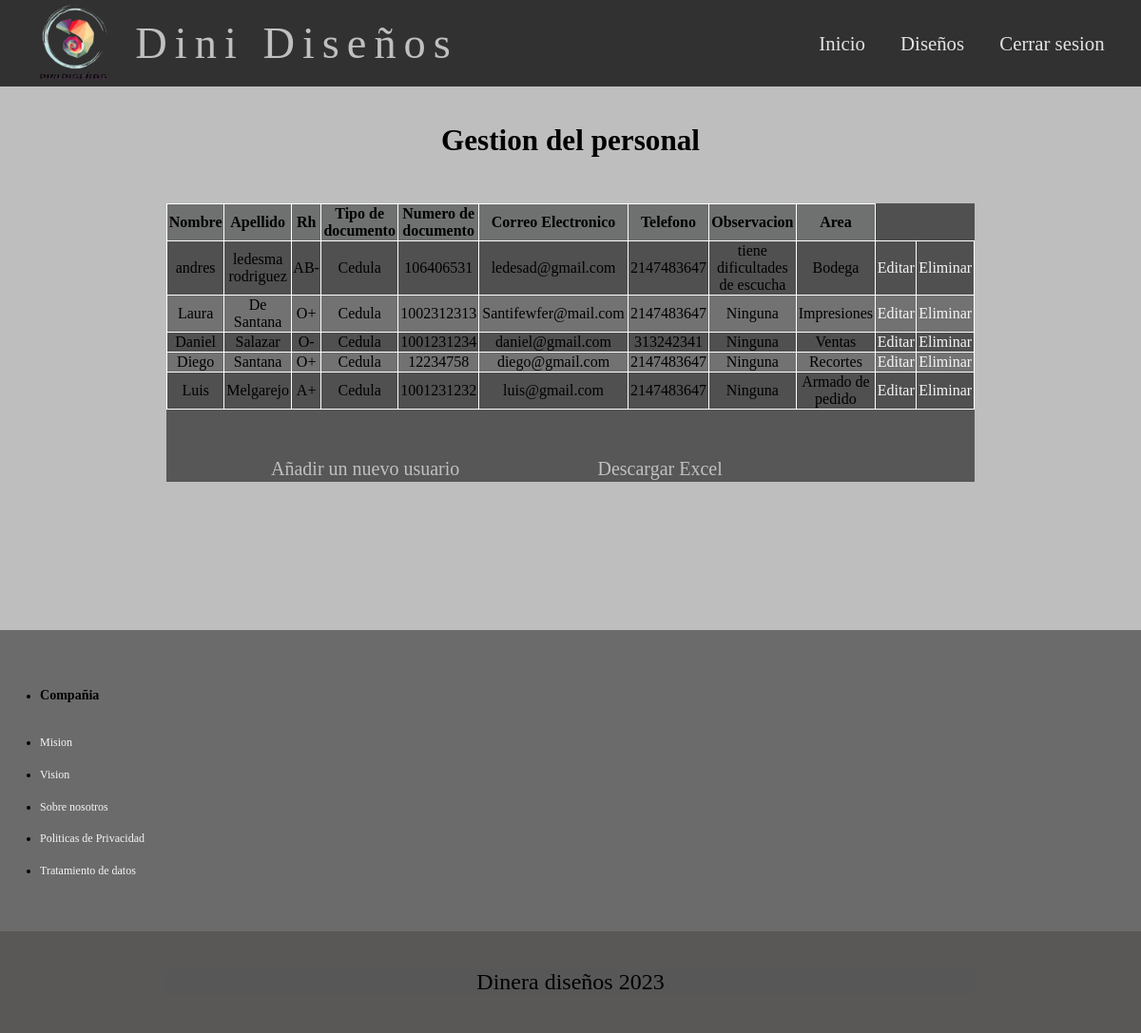
/Dinidiseños/administrador/cruds/crud_gestion_personal/index_gestionP.php, run on an earlier commit of the app's database.
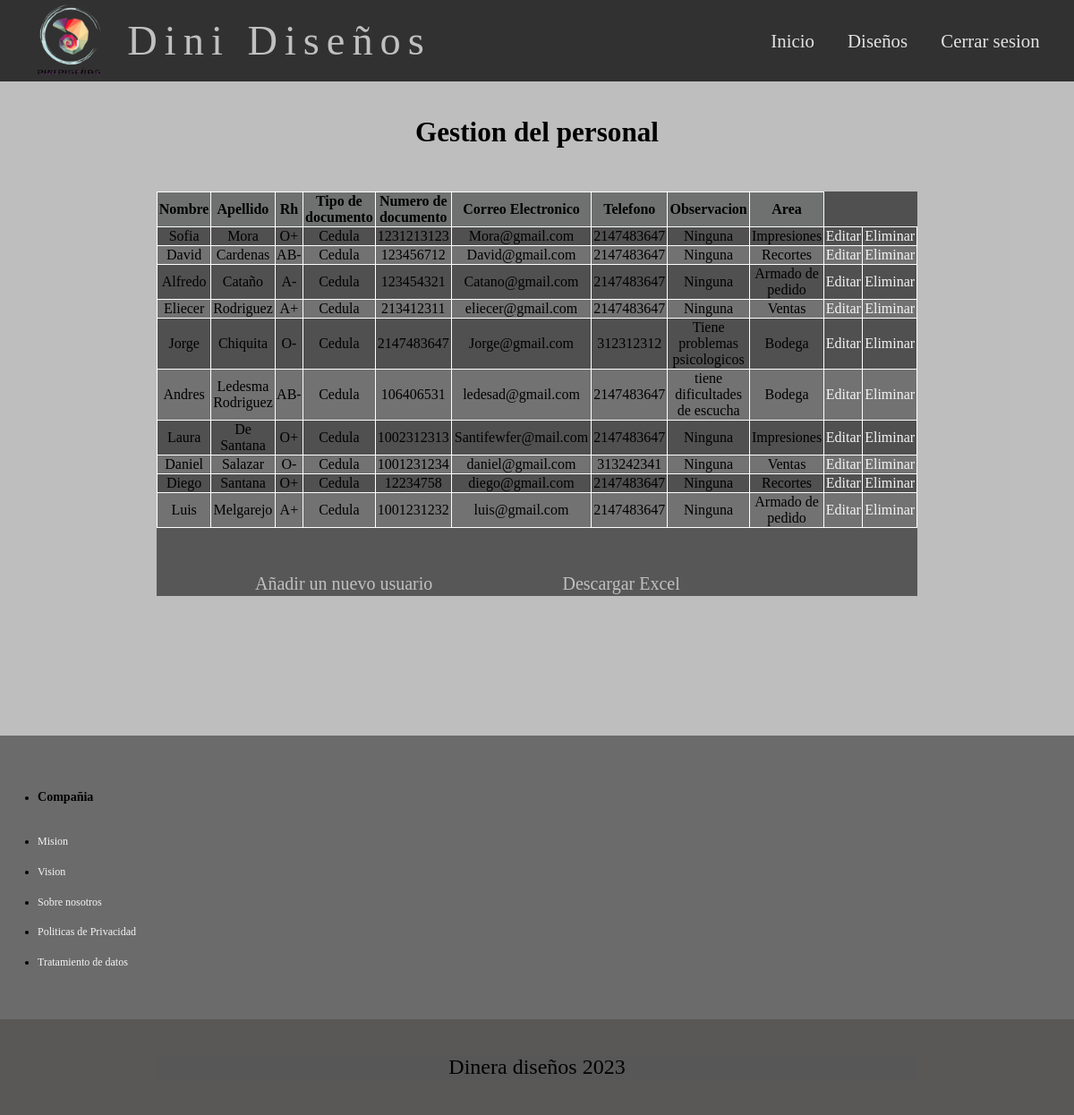
And on a later commit of the database.
### tables this page shows
CREATE TABLE `users` (
  `id` int(11) NOT NULL,
  `nombre` varchar(100) NOT NULL,
  `apellido` varchar(50) NOT NULL,
  `rh` varchar(500) NOT NULL,
  `tipodocumento` varchar(30) NOT NULL,
  `numerodocumento` int(13) NOT NULL,
  `correo` varchar(50) NOT NULL,
  `telefono` int(13) NOT NULL,
  `observacion` varchar(500) NOT NULL,
  `area` varchar(500) NOT NULL
);

### Dinidiseños/administrador/cruds/crud_gestion_personal/index_gestionP.php (the view, shortened to what this page needs)
<?php
require_once("../../dbConnection.php");
$result = mysqli_query($mysqli, "SELECT * FROM users ORDER BY id DESC");
?>
<html>
<head>
	<link rel="stylesheet" type="text/css" href="../../../css/gestion_personal.css">
</head>
<body>
<header class="header">
<div class="nav-container" class=container>
    <img src="../../../imagenes/Logo-651.png" class="logo">
<a href="#" class="titulo">Dini Diseños</a>
    <nav class="navigation">
        <ul>
            <li><a href="../../../inicio.html">Inicio</a> </li>
            <li><a href="#">Diseños</a> </li>
            <li><a href="../php/cerrar_sesion.php">Cerrar sesion</a></li>
        </ul>
    </nav>
</div>
</header>
<br>
<br>
<br>
<br>
<main>
	<h2>Gestion del personal</h2>
	<br>
	<div class="container">
	<table class="tabla">
		<tr>
			<thead>
			<td><strong>Nombre</strong></td>
			<td><strong>Apellido</strong></td>
      <td><strong>Rh</strong></td>
			<td><strong>Tipo de documento</strong></td>
			<td><strong>Numero de documento</strong></td>
			<td><strong>Correo Electronico</strong></td>
			<td><strong>Telefono</strong></td>
      <td><strong>Observacion</strong></td>
      <td><strong>Area</strong></td>
</thead>
		</tr>
</div>
		<?php
		while ($res = mysqli_fetch_assoc($result)) {
			echo "<tr>";
			echo "<td>".$res['nombre']."</td>";
			echo "<td>".$res['apellido']."</td>";
      echo "<td>".$res['rh']."</td>";
			echo "<td>".$res['tipodocumento']."</td>";
			echo "<td>".$res['numerodocumento']."</td>";
			echo "<td>".$res['correo']."</td>";
			echo "<td>".$res['telefono']."</td>";
      echo "<td>".$res['observacion']."</td>";
      echo "<td>".$res['area']."</td>";
			echo "<td><a href=\"editView.php?id=$res[id]\">Editar</a></td>";
			echo "<td><a href=\"delete.php?id=$res[id]\" onClick=\"return confirm('¿Estas seguro que deseas elminar el usuario?')\">Eliminar</a></td>";
		}
		?>
  <br>
  <div class="excel">
  <ul>
  <li><a href="addView.php">Añadir un nuevo usuario</a></li>
  <li><a href="generarExcel.php" class="btn-small blue">Descargar Excel</a></li>
	</div>
	</main>
<br>
<br>
<br>
<br>
<br>
<section class="links">
        <div class="links-inner">
          <ul>
            <li><h3>Compañia</h3></li>
            <li><a href="#">Mision</a></li>
            <li><a href="#">Vision</a></li>
            <li><a href="#">Sobre nosotros</a></li>
            <li><a href="#">Politicas de Privacidad</a></li>
            <li><a href="#">Tratamiento de datos</a></li>
          </ul>
        </div>
      </section>
      <footer class="footer">
          <div class="container">
              <p>Dinera diseños 2023</p>
          </div>
      </footer>
</body>
</html>

### Dinidiseños/css/gestion_personal.css (style rules this page uses)
body { font-family: georgia, times, serif; margin: 0%; font-size: 1.3rem; line-height: 1.3em; background-color: #bebebe; }
.navigation ul { margin: 0%; padding: 0%; }
.navigation ul li { display: inline-block; }
.navigation ul li a { display: block; padding: 0.5rem 1rem; transition: all 0.4s linear; color: rgb(228, 227, 227); }
.header { color: white; background:#313131 ; z-index: 3; left: 0; top: 0%; position: fixed; right: 0; }
.header a { color: #c0c0c0; text-decoration: none; }
.nav-container { padding: 0 1.4rem; display: flex; justify-content: space-between; align-items: center; flex-wrap: wrap; }
.container { width: 85%; max-width: 850px; margin: 0 auto; }
.titulo { letter-spacing: 8px; font-size: 2.9rem; width: 60%; }
.logo { width: 110px; }
h2 { text-align: center; }
table { text-align: center; width: 100%; border-collapse: collapse; }
td { border: solid 1px rgb(255, 255, 255); }
thead { background-color: rgb(111, 112, 112); }
.container { background-color: #575757; }
.excel li { display: inline-block; padding: 0% 70px; }
.excel a { font-size: 20; color: #c0c0c0; text-decoration: none; }
.tabla { background-color: #505050; margin: 0px; padding: 1%; }
tr:nth-child(even) { background-color: #727272; }
td { width: 15px; }
a { color: #f5f5f5; text-decoration: none; }
.links a { color: #f5f5f5; text-decoration: none; }
.links { background: #00000070; color: #000000; font-size: 12px; padding: 35px 0; }
.links-inner { max-width: 1100px; margin: 2px; grid-template-columns: repeat(6, 1fr); }
.links li { line-height: 2.8; }
.footer { background: #5a5757; padding: 1rem; text-align: center; color: rgb(0, 0, 0); font-size: 1.5rem; }

What changed in the data, as far as the page shows it:
added users: nombre "Sofia", apellido "Mora", rh "O+", tipodocumento "Cedula", numerodocumento "1231213123", correo "Mora@gmail.com", telefono "2147483647", observacion "Ninguna", area "Impresiones"
added users: nombre "David", apellido "Cardenas", rh "AB-", tipodocumento "Cedula", numerodocumento "123456712", correo "David@gmail.com", telefono "2147483647", observacion "Ninguna", area "Recortes"
added users: nombre "Alfredo", apellido "Cataño", rh "A-", tipodocumento "Cedula", numerodocumento "123454321", correo "Catano@gmail.com", telefono "2147483647", observacion "Ninguna", area "Armado de pedido"
added users: nombre "Eliecer", apellido "Rodriguez", rh "A+", tipodocumento "Cedula", numerodocumento "213412311", correo "eliecer@gmail.com", telefono "2147483647", observacion "Ninguna", area "Ventas"
added users: nombre "Jorge", apellido "Chiquita", rh "O-", tipodocumento "Cedula", numerodocumento "2147483647", correo "Jorge@gmail.com", telefono "312312312", observacion "Tiene problemas psicologicos", area "Bodega"
changed users "ledesad@gmail.com": nombre "andres" → "Andres"; apellido "ledesma rodriguez" → "Ledesma Rodriguez"
